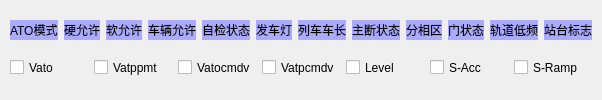
       <widget class="QWidget" name="layoutWidget">
        <layout class="QVBoxLayout" name="verticalLayout_4">
         <property name="leftMargin">
          <number>10</number>
         </property>
         <property name="rightMargin">
          <number>10</number>
         </property>
         <item>
          <layout class="QGridLayout" name="gridLayout_2">
           <property name="sizeConstraint">
            <enum>QLayout::SetFixedSize</enum>
           </property>
           <property name="verticalSpacing">
            <number>0</number>
           </property>
           <item row="0" column="1" alignment="Qt::AlignHCenter">
            <widget class="QLabel" name="lbl_hpm">
             <property name="maximumSize">
              <size>
               <width>16777215</width>
               <height>20</height>
              </size>
             </property>
             <property name="styleSheet">
              <string notr="true">background-color: rgb(170, 170, 255);</string>
             </property>
             <property name="text">
              <string>硬允许</string>
             </property>
            </widget>
           </item>
           <item row="0" column="0" alignment="Qt::AlignHCenter">
            <widget class="QLabel" name="lbl_mode">
             <property name="maximumSize">
              <size>
               <width>16777215</width>
               <height>20</height>
              </size>
             </property>
             <property name="styleSheet">
              <string notr="true">background-color: rgb(170, 170, 255);</string>
             </property>
             <property name="text">
              <string>ATO模式</string>
             </property>
            </widget>
           </item>
           <item row="0" column="3" alignment="Qt::AlignHCenter">
            <widget class="QLabel" name="lbl_carpm">
             <property name="maximumSize">
              <size>
               <width>16777215</width>
               <height>20</height>
              </size>
             </property>
             <property name="styleSheet">
              <string notr="true">background-color: rgb(170, 170, 255);</string>
             </property>
             <property name="text">
              <string>车辆允许</string>
             </property>
            </widget>
           </item>
           <item row="0" column="7" alignment="Qt::AlignHCenter">
            <widget class="QLabel" name="lbl_dcmd">
             <property name="maximumSize">
              <size>
               <width>16777215</width>
               <height>20</height>
              </size>
             </property>
             <property name="styleSheet">
              <string notr="true">background-color: rgb(170, 170, 255);</string>
             </property>
             <property name="text">
              <string>主断状态</string>
             </property>
            </widget>
           </item>
           <item row="0" column="6" alignment="Qt::AlignHCenter">
            <widget class="QLabel" name="lbl_trainlen">
             <property name="maximumSize">
              <size>
               <width>16777215</width>
               <height>20</height>
              </size>
             </property>
             <property name="styleSheet">
              <string notr="true">background-color: rgb(170, 170, 255);</string>
             </property>
             <property name="text">
              <string>列车车长</string>
             </property>
            </widget>
           </item>
           <item row="0" column="11" alignment="Qt::AlignHCenter">
            <widget class="QLabel" name="lbl_stn">
             <property name="maximumSize">
              <size>
               <width>16777215</width>
               <height>20</height>
              </size>
             </property>
             <property name="styleSheet">
              <string notr="true">background-color: rgb(170, 170, 255);</string>
             </property>
             <property name="text">
              <string>站台标志</string>
             </property>
            </widget>
           </item>
           <item row="0" column="5" alignment="Qt::AlignHCenter">
            <widget class="QLabel" name="lbl_lamp">
             <property name="maximumSize">
              <size>
               <width>16777215</width>
               <height>20</height>
              </size>
             </property>
             <property name="styleSheet">
              <string notr="true">background-color: rgb(170, 170, 255);</string>
             </property>
             <property name="text">
              <string>发车灯</string>
             </property>
            </widget>
           </item>
           <item row="0" column="2" alignment="Qt::AlignHCenter">
            <widget class="QLabel" name="lbl_pm">
             <property name="maximumSize">
              <size>
               <width>16777215</width>
               <height>20</height>
              </size>
             </property>
             <property name="styleSheet">
              <string notr="true">background-color: rgb(170, 170, 255);</string>
             </property>
             <property name="text">
              <string>软允许</string>
             </property>
            </widget>
           </item>
           <item row="0" column="4" alignment="Qt::AlignHCenter">
            <widget class="QLabel" name="lbl_check">
             <property name="maximumSize">
              <size>
               <width>16777215</width>
               <height>20</height>
              </size>
             </property>
             <property name="styleSheet">
              <string notr="true">background-color: rgb(170, 170, 255);</string>
             </property>
             <property name="text">
              <string>自检状态</string>
             </property>
            </widget>
           </item>
           <item row="0" column="9" alignment="Qt::AlignHCenter">
            <widget class="QLabel" name="lbl_doorstatus">
             <property name="maximumSize">
              <size>
               <width>16777215</width>
               <height>20</height>
              </size>
             </property>
             <property name="styleSheet">
              <string notr="true">background-color: rgb(170, 170, 255);</string>
             </property>
             <property name="text">
              <string>门状态</string>
             </property>
            </widget>
           </item>
           <item row="0" column="10" alignment="Qt::AlignHCenter">
            <widget class="QLabel" name="lbl_freq">
             <property name="maximumSize">
              <size>
               <width>16777215</width>
               <height>20</height>
              </size>
             </property>
             <property name="styleSheet">
              <string notr="true">background-color: rgb(170, 170, 255);
selection-background-color: rgb(255, 170, 0);</string>
             </property>
             <property name="text">
              <string>轨道低频</string>
             </property>
            </widget>
           </item>
           <item row="0" column="8" alignment="Qt::AlignHCenter">
            <widget class="QLabel" name="lbl_atpdcmd">
             <property name="styleSheet">
              <string notr="true">background-color: rgb(170, 170, 255);</string>
             </property>
             <property name="text">
              <string>分相区</string>
             </property>
            </widget>
           </item>
          </layout>
         </item>
         <item>
          <layout class="QGridLayout" name="gridLayout_3">
           <property name="sizeConstraint">
            <enum>QLayout::SetFixedSize</enum>
           </property>
           <property name="verticalSpacing">
            <number>0</number>
           </property>
           <item row="0" column="0">
            <widget class="QCheckBox" name="CBvato">
             <property name="maximumSize">
              <size>
               <width>101</width>
               <height>25</height>
              </size>
             </property>
             <property name="text">
              <string>Vato</string>
             </property>
            </widget>
           </item>
           <item row="0" column="2">
            <widget class="QCheckBox" name="CBcmdv">
             <property name="maximumSize">
              <size>
               <width>101</width>
               <height>25</height>
              </size>
             </property>
             <property name="text">
              <string>Vatocmdv</string>
             </property>
            </widget>
           </item>
           <item row="0" column="3">
            <widget class="QCheckBox" name="CBatpcmdv">
             <property name="maximumSize">
              <size>
               <width>101</width>
               <height>25</height>
              </size>
             </property>
             <property name="text">
              <string>Vatpcmdv</string>
             </property>
            </widget>
           </item>
           <item row="0" column="4">
            <widget class="QCheckBox" name="CBlevel">
             <property name="maximumSize">
              <size>
               <width>101</width>
               <height>25</height>
              </size>
             </property>
             <property name="text">
              <string>Level</string>
             </property>
            </widget>
           </item>
           <item row="0" column="5">
            <widget class="QCheckBox" name="CBacc">
             <property name="maximumSize">
              <size>
               <width>101</width>
               <height>25</height>
              </size>
             </property>
             <property name="text">
              <string>S-Acc</string>
             </property>
            </widget>
           </item>
           <item row="0" column="6">
            <widget class="QCheckBox" name="CBramp">
             <property name="maximumSize">
              <size>
               <width>101</width>
               <height>25</height>
              </size>
             </property>
             <property name="text">
              <string>S-Ramp</string>
             </property>
            </widget>
           </item>
           <item row="0" column="1">
            <widget class="QCheckBox" name="CBatppmtv">
             <property name="maximumSize">
              <size>
               <width>101</width>
               <height>125</height>
              </size>
             </property>
             <property name="text">
              <string>Vatppmt</string>
             </property>
            </widget>
           </item>
          </layout>
         </item>
        </layout>
       </widget>
